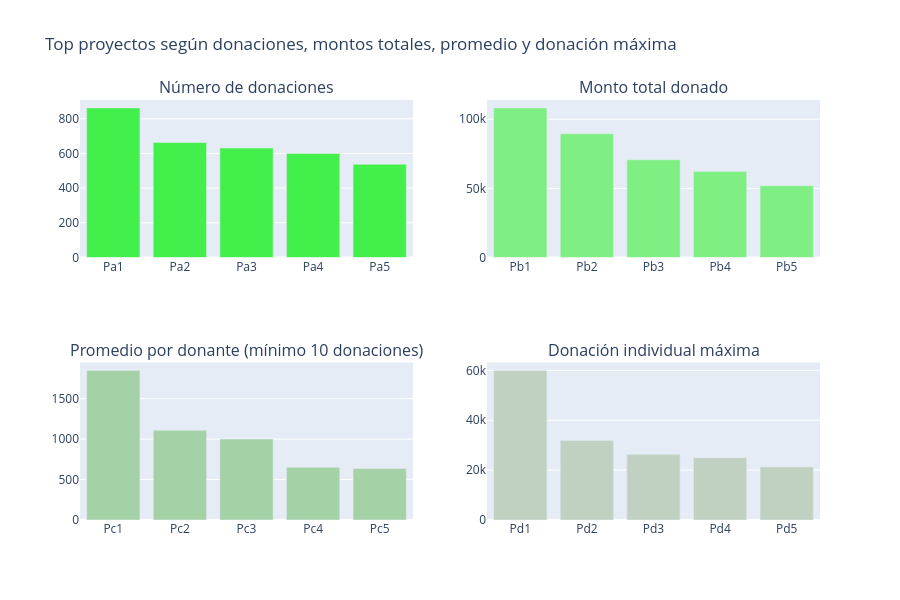

Notebook cell for this chart:
### Markdown cell above
### Identificación de los principales proyectos y sus atributos

En esta sección se identifican los proyectos más destacados en función de diferentes métricas relacionadas con las donaciones:

#### 3.2.1 Proyectos con mayor número de donantes  
#### 3.2.2 Proyectos con mayor monto total financiado  
#### 3.2.3 Proyectos con mayor monto promedio por donante  
#### 3.2.4 Proyectos con la mayor donación individual registrada

### Code cell
# ¿Qué proyectos tienen el mayor número de donaciones?

# Agrupar por Project ID para obtener:
# - número total de donaciones
# - suma total de dinero donado
tempdf = donations_df.groupby('Project ID').agg({
    'Project ID': 'count',
    'Donation Amount': 'sum'
}).rename(columns={
    'Project ID': "Total Donations",
    'Donation Amount': "Total Amount"
}).reset_index()

# Calcular el promedio de donación por proyecto
tempdf['Average Donation Amount'] = tempdf['Total Amount'] / tempdf['Total Donations']


# -----------------------------
# 1. Proyectos con más donaciones
# -----------------------------
tempdf1 = tempdf.sort_values(by=['Total Donations'], ascending=[False])

x = tempdf1.head(5)['Project ID']
x = ["Pa" + str(i+1) for i in range(len(x))]
y = tempdf1.head(5)['Total Donations']

tr1 = bar_ver_noagg(x, y, 'Total Donations', '#43ef4b', lm=None, rt=True)


# -----------------------------
# 2. Proyectos con mayor monto total
# -----------------------------
tempdf1 = tempdf.sort_values(by=['Total Amount'], ascending=[False])

x = tempdf1.head(5)['Project ID']
x = ["Pb" + str(i+1) for i in range(len(x))]
y = tempdf1.head(5)['Total Amount']

tr2 = bar_ver_noagg(x, y, 'Monto Total Donado', '#7fef84', lm=None, rt=True)


# -----------------------------
# 3. Proyectos con mayor promedio por donación
# (mínimo 10 donaciones)
# -----------------------------
tempdf1 = tempdf.sort_values(by=['Average Donation Amount'], ascending=[False])

x = tempdf1[tempdf1['Total Donations'] > 10].head(5)['Project ID']
x = ["Pc" + str(i+1) for i in range(len(x))]
y = tempdf1[tempdf1['Total Donations'] > 10].head(5)['Average Donation Amount']

tr3 = bar_ver_noagg(x, y, 'Promedio por donante (mínimo 10 donaciones)', '#a5d1a7', lm=None, rt=True)


# -----------------------------
# 4. Proyectos con mayor donación individual
# -----------------------------
tempdf = donations_df.groupby('Project ID').agg({
    'Project ID': 'count',
    'Donation Amount': 'max'
}).rename(columns={
    'Project ID': "Total Donations",
    'Donation Amount': "Maximum Donation"
}).reset_index()

tempdf1 = tempdf.sort_values(by=['Maximum Donation'], ascending=[False])

x = tempdf1.head(5)['Project ID']
x = ["Pd" + str(i+1) for i in range(len(x))]
y = tempdf1.head(5)['Maximum Donation']

tr4 = bar_ver_noagg(x, y, 'Donación individual máxima', '#c0d1c1', lm=None, rt=True)


# -----------------------------
# Gráfico final combinado
# -----------------------------
fig = tools.make_subplots(
    rows=2, cols=2,
    print_grid=False,
    subplot_titles=[
        'Número de donaciones',
        "Monto total donado",
        'Promedio por donante (mínimo 10 donaciones)',
        'Donación individual máxima'
    ]
)

fig.append_trace(tr1, 1, 1)
fig.append_trace(tr2, 1, 2)
fig.append_trace(tr3, 2, 1)
fig.append_trace(tr4, 2, 2)

fig['layout'].update(
    height=600,
    showlegend=False,
    title='Top proyectos según donaciones, montos totales, promedio y donación máxima'
)

iplot(fig)

### Figure 1 — Plotly figure (JSON) as saved in the notebook; plotly's stock layout.template omitted (floating-point values rounded to 4 significant figures)
{"data": [{"marker": {"color": "#43ef4b"}, "type": "bar", "x": ["Pa1", "Pa2", "Pa3", "Pa4", "Pa5"], "xaxis": "x", "y": [863, 663, 631, 600, 538], "yaxis": "y"}, {"marker": {"color": "#7fef84"}, "type": "bar", "x": ["Pb1", "Pb2", "Pb3", "Pb4", "Pb5"], "xaxis": "x2", "y": [108200.0, 89510.0, 70730.0, 62290.0, 51950.0], "yaxis": "y2"}, {"marker": {"color": "#a5d1a7"}, "type": "bar", "x": ["Pc1", "Pc2", "Pc3", "Pc4", "Pc5"], "xaxis": "x3", "y": [1850.0, 1110.0, 1002.0, 650.9, 636.6], "yaxis": "y3"}, {"marker": {"color": "#c0d1c1"}, "type": "bar", "x": ["Pd1", "Pd2", "Pd3", "Pd4", "Pd5"], "xaxis": "x4", "y": [60000.0, 31860.0, 26370.0, 25000.0, 21300.0], "yaxis": "y4"}], "layout": {"annotations": [{"font": {"size": 16}, "showarrow": false, "text": "Número de donaciones", "x": 0.225, "xanchor": "center", "xref": "paper", "y": 1, "yanchor": "bottom", "yref": "paper"}, {"font": {"size": 16}, "showarrow": false, "text": "Monto total donado", "x": 0.775, "xanchor": "center", "xref": "paper", "y": 1, "yanchor": "bottom", "yref": "paper"}, {"font": {"size": 16}, "showarrow": false, "text": "Promedio por donante (mínimo 10 donaciones)", "x": 0.225, "xanchor": "center", "xref": "paper", "y": 0.375, "yanchor": "bottom", "yref": "paper"}, {"font": {"size": 16}, "showarrow": false, "text": "Donación individual máxima", "x": 0.775, "xanchor": "center", "xref": "paper", "y": 0.375, "yanchor": "bottom", "yref": "paper"}], "height": 600, "showlegend": false, "title": {"text": "Top proyectos según donaciones, montos totales, promedio y donación máxima"}, "xaxis": {"anchor": "y", "domain": [0, 0.45]}, "xaxis2": {"anchor": "y2", "domain": [0.55, 1]}, "xaxis3": {"anchor": "y3", "domain": [0, 0.45]}, "xaxis4": {"anchor": "y4", "domain": [0.55, 1]}, "yaxis": {"anchor": "x", "domain": [0.625, 1]}, "yaxis2": {"anchor": "x2", "domain": [0.625, 1]}, "yaxis3": {"anchor": "x3", "domain": [0, 0.375]}, "yaxis4": {"anchor": "x4", "domain": [0, 0.375]}}}
